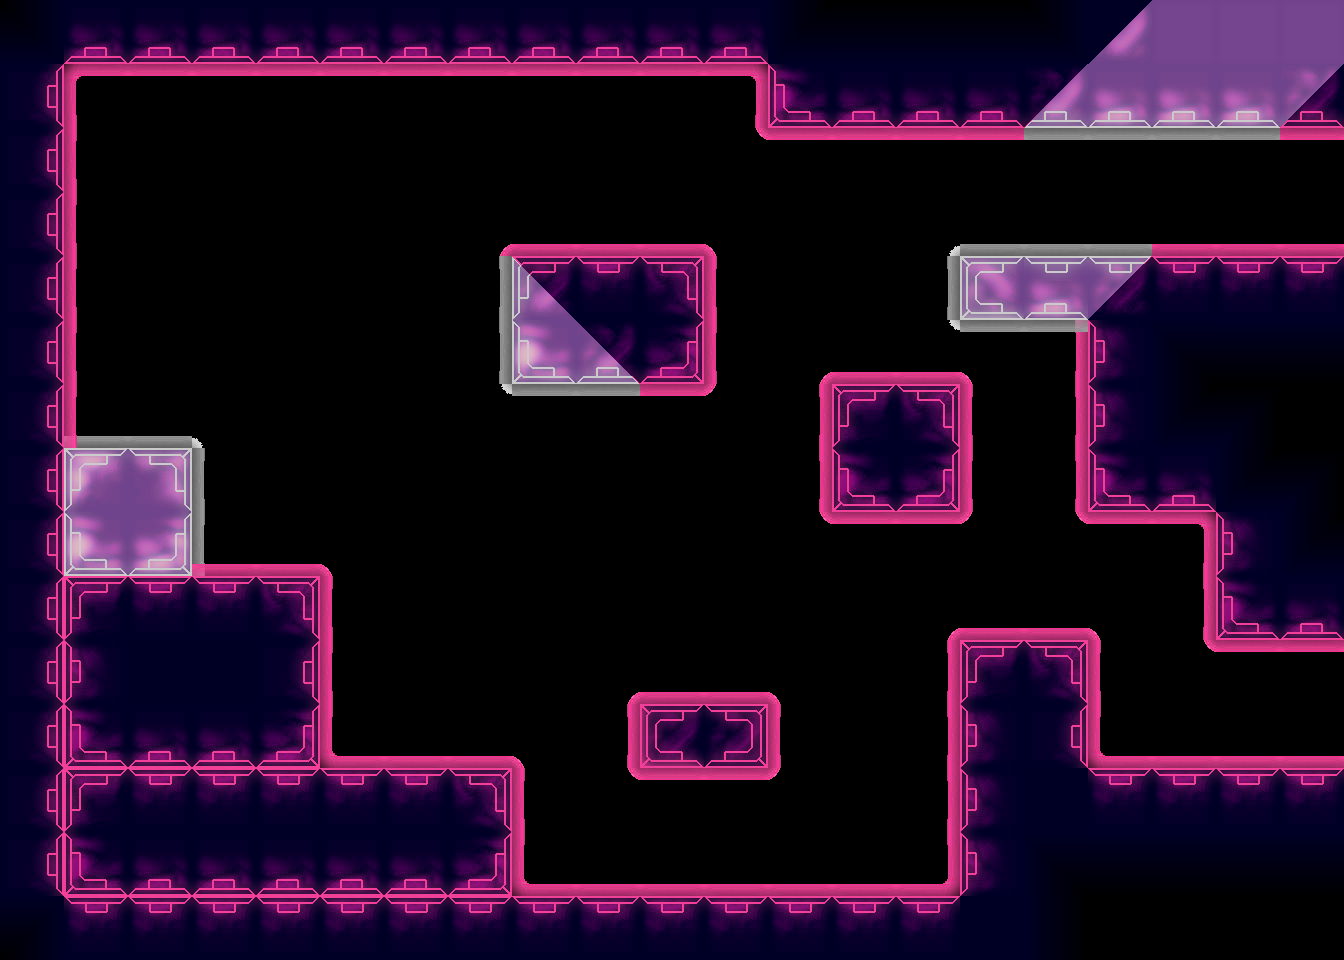

The image is a tile-based game level rendered from a .tmx file. Its description and complete source (layers, tilesets, objects, tile grids) follow:
An orthogonal 21x15 tile map with 64x64 px tiles, 3 tile layers (back2Tile, backTile, tile), 6 tilesets and 6 objects (2x OrbRed, 2x Exit, DoorRed, Spring).

<map version="1.0" orientation="orthogonal" width="21" height="15" tilewidth="64" tileheight="64">
 <properties>
  <property name="bg" value="bg1" />
  <property name="bgParallaxX" value=".7" />
  <property name="bgParallaxY" value=".7" />
  <property name="music" value="begin_red" />
 </properties>
 <tileset firstgid="1" source="tiles/black_tiles.tsx" />
 <tileset firstgid="50" source="tiles/white_tiles.tsx" />
 <tileset firstgid="99" source="tiles/mixed_tiles.tsx" />
 <tileset firstgid="211" source="tiles/glass_tiles.tsx" />
 <tileset firstgid="260" source="tiles/glow_purple.tsx" />
 <tileset firstgid="284" source="tiles/glow_white.tsx" />
 <layer name="back2Tile" width="21" height="15">
  <data encoding="csv">
0,0,0,0,0,0,0,0,0,0,0,0,0,0,0,0,0,0,0,0,0,
0,0,0,0,0,0,0,0,0,0,0,0,0,0,0,0,0,0,0,0,0,
0,0,0,0,0,0,0,0,0,0,0,0,0,0,0,0,0,0,0,0,0,
0,0,0,0,0,0,0,0,0,0,0,0,0,0,0,0,0,0,0,0,0,
0,0,0,0,0,0,0,0,0,0,0,0,0,0,0,0,0,0,0,0,0,
0,0,0,0,0,0,0,0,0,0,0,0,272,276,276,273,271,0,0,0,0,
0,300,300,297,0,0,0,0,0,0,0,0,271,0,0,269,0,0,0,0,0,
0,0,0,293,0,0,0,0,0,0,0,0,271,0,0,269,0,0,0,0,0,
0,0,0,293,0,0,0,0,0,0,0,0,278,264,264,279,0,0,0,0,0,
0,0,0,0,0,0,0,0,0,0,0,0,0,0,0,0,0,0,0,0,0,
0,0,0,0,0,0,0,0,0,0,0,0,0,0,0,0,0,0,0,0,0,
0,0,0,0,0,0,0,0,0,0,0,0,0,0,0,0,0,0,0,0,0,
0,0,0,0,0,0,0,0,0,0,0,0,0,0,0,0,0,0,0,0,0,
0,0,0,0,0,0,0,0,0,0,0,0,0,0,0,0,0,0,0,0,0,
0,0,0,0,0,0,0,0,0,0,0,0,0,0,0,0,0,0,0,0,0
</data>
 </layer>
 <layer name="backTile" width="21" height="15">
  <data encoding="csv">
0,0,0,0,0,0,0,0,0,0,0,0,0,0,0,0,0,0,0,0,0,
0,263,264,264,264,264,264,264,264,264,264,265,0,0,0,0,0,0,0,0,0,
0,269,0,0,0,0,0,0,0,0,0,278,264,264,264,264,288,288,288,288,264,
0,269,0,0,0,0,0,272,276,276,276,273,0,0,296,300,300,300,276,276,276,
0,269,0,0,0,0,0,295,0,0,0,269,0,0,295,0,0,0,0,0,0,
0,269,0,0,0,0,0,295,0,0,0,269,0,0,302,288,288,0,0,0,0,
0,269,0,0,0,0,0,302,288,288,264,279,0,0,0,0,271,0,0,0,0,
0,0,0,0,0,0,0,0,0,0,0,0,0,0,0,0,271,0,0,0,0,
0,0,0,276,276,273,0,0,0,0,0,0,0,0,0,0,278,264,265,0,0,
0,0,0,0,0,269,0,0,0,0,0,0,0,0,272,276,276,273,271,0,0,
0,0,0,0,0,269,0,0,0,272,276,276,273,0,271,0,0,269,278,264,264,
0,0,0,0,0,275,276,276,273,271,0,0,269,0,271,0,0,275,276,276,276,
0,0,0,0,0,0,0,0,269,278,264,264,279,0,271,0,0,0,0,0,0,
0,0,0,0,0,0,0,0,275,276,276,276,276,276,277,0,0,0,0,0,0,
0,0,0,0,0,0,0,0,0,0,0,0,0,0,0,0,0,0,0,0,0
</data>
 </layer>
 <objectgroup name="obj" width="21" height="15">
  <object type="OrbRed" x="256" y="128" width="64" height="64" />
  <object type="DoorRed" x="1024" y="128" width="64" height="128" />
  <object type="OrbRed" x="416" y="322" width="64" height="64" />
  <object type="Spring" x="640" y="640" width="128" height="64" />
 </objectgroup>
 <layer name="tile" width="21" height="15">
  <data encoding="csv">
35,31,38,38,38,31,31,31,38,31,31,38,34,6,6,6,35,102,62,62,62,
26,0,0,0,0,0,0,0,0,0,0,0,30,38,38,38,123,87,80,87,121,
26,0,0,0,0,0,0,0,0,0,0,0,0,0,0,0,0,0,0,0,0,
26,0,0,0,0,0,0,0,0,0,0,0,0,0,0,0,0,0,0,0,0,
25,0,0,0,0,0,0,0,134,17,11,0,0,0,0,95,94,107,17,10,10,
25,0,0,0,0,0,0,0,79,120,32,0,0,0,0,0,0,22,27,20,20,
25,0,0,0,0,0,0,0,0,0,0,0,0,9,18,0,0,22,34,7,3,
26,65,67,0,0,0,0,0,0,0,0,0,0,37,32,0,0,30,38,34,7,
26,79,81,0,0,0,0,0,0,0,0,0,0,0,0,0,0,0,0,23,34,
25,9,10,17,18,0,0,0,0,0,0,0,0,0,0,0,0,0,0,30,31,
25,23,42,13,26,0,0,0,0,0,0,0,0,0,0,16,18,0,0,0,0,
25,30,31,31,32,0,0,0,0,0,46,40,0,0,0,22,26,0,0,0,0,
25,9,10,10,10,10,17,11,0,0,0,0,0,0,0,22,13,17,10,17,17,
25,30,31,31,31,31,31,32,0,0,0,0,0,0,0,22,27,20,20,20,20,
28,10,10,10,10,10,10,10,10,10,17,10,10,10,17,42,14,3,3,3,3
</data>
 </layer>
 <objectgroup name="front" width="21" height="15">
  <object type="Exit" x="1280" y="640" width="64" height="128">
   <properties>
    <property name="mapTo" value="firstGlass" />
   </properties>
  </object>
  <object type="Exit" x="1280" y="128" width="64" height="128">
   <properties>
    <property name="mapTo" value="firstSand" />
   </properties>
  </object>
 </objectgroup>
</map>
